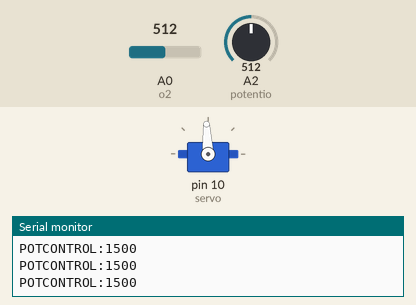
Recording of a sketch running on a simulated Arduino Uno, built with avr-gcc and run on an emulated ATmega328P. On the bench: servo, the last lines printed to the serial monitor. Inputs (shaded band) come from the test bench; at power-on: A2 (potentio) = 512, A0 (o2) = 512.

Above: at 1.2 s.
1.3 s: A2 (potentio) set to 650
At 2.3 s:
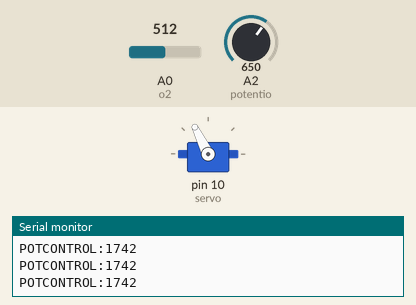
2.8 s: A2 (potentio) set to 716
At 3.3 s:
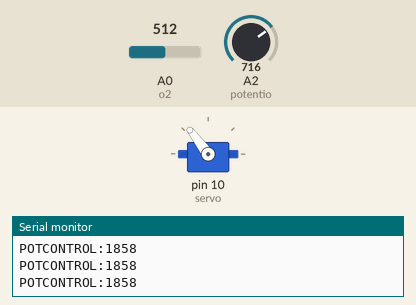
4.3 s: A2 (potentio) set to 900
At 4.8 s:
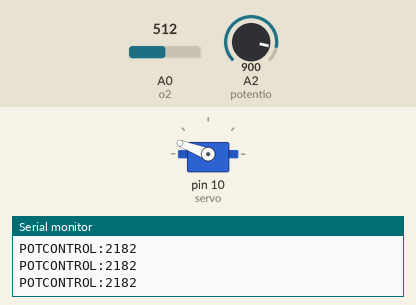
5.8 s: A2 (potentio) set to 1023
At 7.0 s:
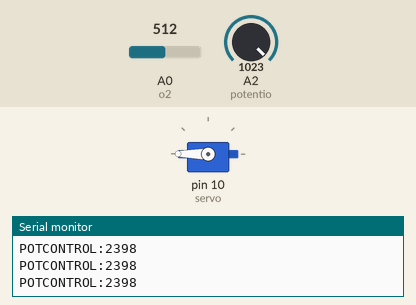
7.3 s: A2 (potentio) set to 244
At 7.9 s:
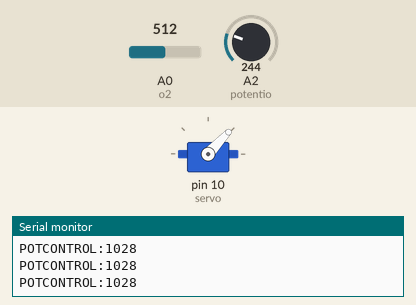
8.8 s: A2 (potentio) set to 219
Timing chart, 0 to 35.0 s (numbered marks = the images above; inputs shaded):
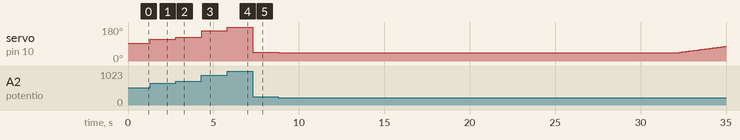

Measured:
- after the input at 1.3 s, servo on pin 10 (servo): 93° → 116° at once
- after the input at 2.8 s, servo on pin 10 (servo): 116° → 127° at once
- after the input at 4.3 s, servo on pin 10 (servo): 127° → 159° at once
- after the input at 5.8 s, servo on pin 10 (servo): 159° → 180° at once
- after the input at 7.3 s, servo on pin 10 (servo): 180° → 47° at once

The sketch:

AFR_GASIFIER_Ben_Pieterson_copy_20230428194652.ino
```cpp
#include <Servo.h>
Servo myservo;
#define potentio A2//A2
#define servo 10
#define o2 A0//A0

#define OPENED 1670 //was 870
#define CLOSED 870 //was 1670
#define HOLD_MIN 1080
#define HOLD_MAX 1220

int angle,potval=0;
int openValue=0;
int closeValue=0;
int actualValue,targetValue=0;
int inertia=16;// change this parrameter. Higher the value, the slower the servo rotation speed


void setup() {
Serial.begin(115200);
pinMode(potentio,INPUT);
pinMode(o2,INPUT);
myservo.attach(servo);

}

void loop() {
while(millis()<32000)//waits for 32 seconds for the labdasensor to heat up, control by potentio
{
potval=analogRead(potentio);
angle=map(potval,0,1024,600,2400);
myservo.writeMicroseconds(angle); // sets the servo position according to the scaled value
actualValue=angle;
delay(15); // for servo to come to that point
Serial.print("POTCONTROL:");
Serial.println(angle);
}
pd(); //function for controlling valve using o2 sensor
}
//operating range of motor applied to valve is 870uSec (open) to 1670usec (closed)
//o2 significative range is 2.34V-3.12V(38%-47%of the valve)
int readO2Sensor()
{
int o2value=analogRead(o2);
return o2value;
}

int giveMicros(int percent)
{
int milly=map(percent,0,100,OPENED,CLOSED); // in this line try to swap the position of open and closed DO SOME TESTING

return milly;
}

int activeRange(int readings)
{
int volts=map(readings,477,640,38,47); // 38 and 47 are the % of opening of the valve, CAN BE ADJUSTED
return volts;
}

void pd(){

int oxigen=readO2Sensor();
if ((oxigen>447)&&(oxigen<640)) // if the read o2 value is between the range, actuate the valve
{
targetValue=giveMicros(activeRange(oxigen));
if (actualValue>targetValue)
{
actualValue=actualValue-1;
delay(inertia/2);
}
else
{
actualValue=actualValue+1;
delay(inertia/2);
}

}
if(oxigen<477) //if the read o2 value is going below the lowest treshold, open the Valve
{
actualValue--;
if(actualValue<OPENED) actualValue=OPENED;
delay(inertia);


}

if (oxigen>640) //if the read o2 value is going below the high treshold, close the Valve
{
actualValue++;
if(actualValue>CLOSED) actualValue=CLOSED;
delay(inertia);

}

myservo.writeMicroseconds(actualValue);
}
```
